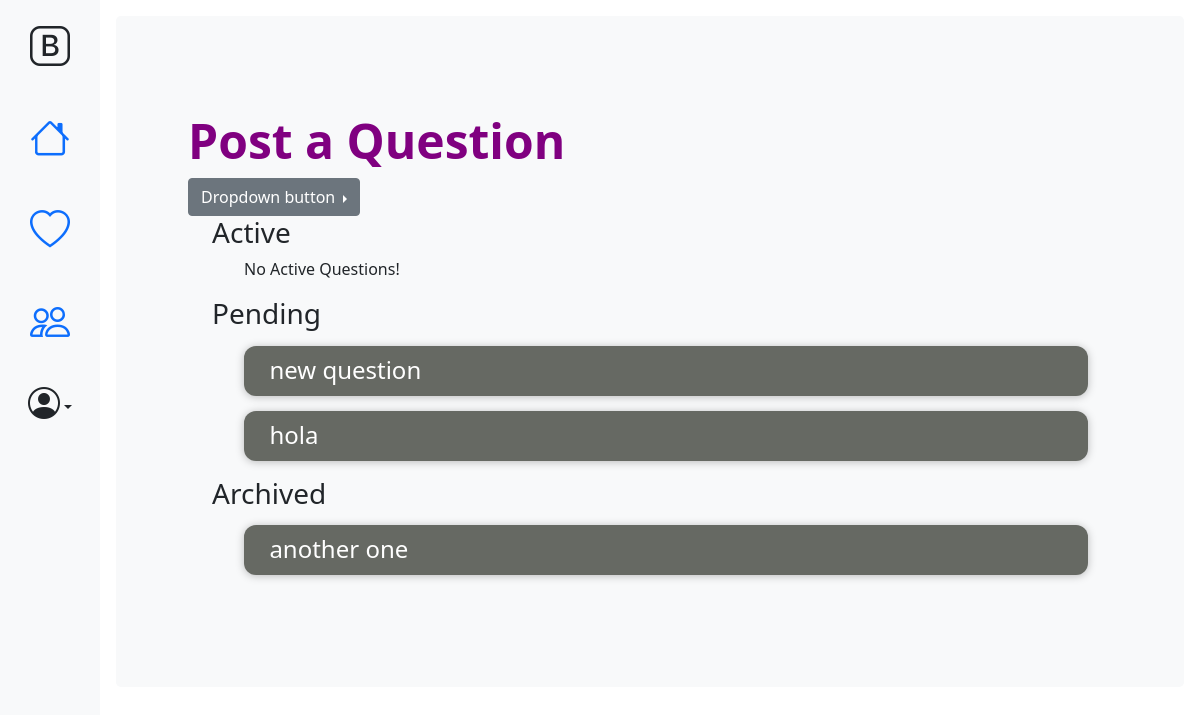
The app's page /user/ (signed in), older data.
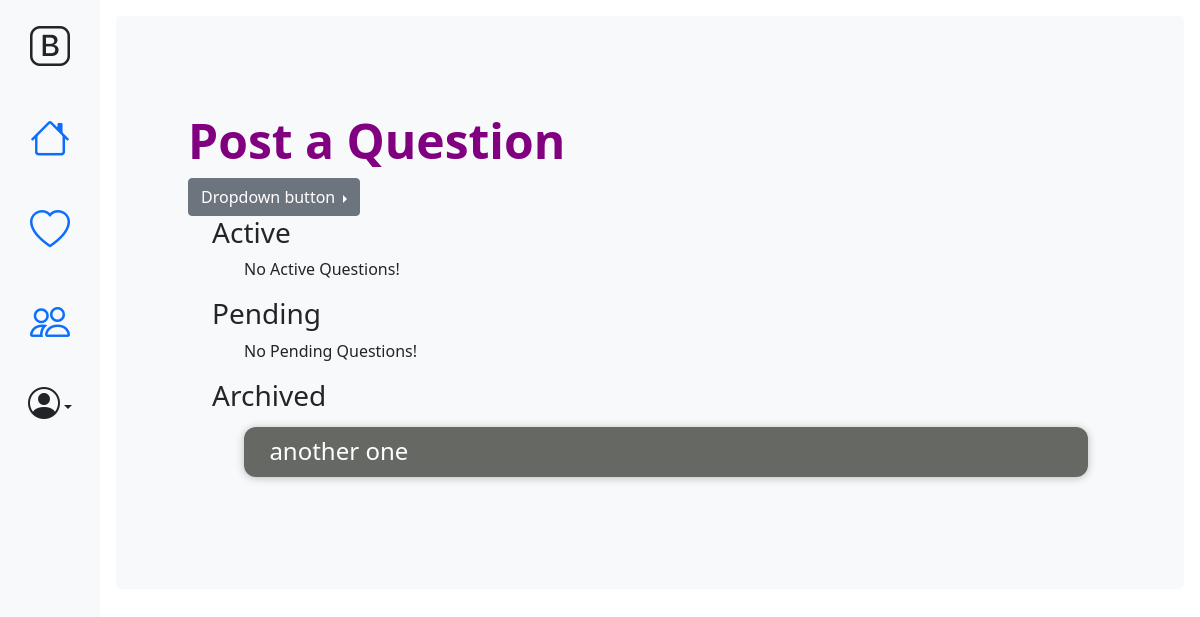
The same page, newer data.
### firstApp/models.py (models this page shows, shortened)
class Question(models.Model):
    PROGRESSTYPE = models.TextChoices('PROGRESSTYPE', 'Active Pending Archived')
    FIELDTYPE = models.TextChoices('FIELDTYPE', 'Medical Engineering Education Home General')
    title = models.CharField(max_length=200)
    author = models.ForeignKey('auth.User', on_delete=models.CASCADE, null=True)
    text = models.TextField()
    created_date = models.DateTimeField(default=timezone.now)
    price = models.PositiveIntegerField(default=1)
    field_type = models.CharField(choices=FIELDTYPE.choices, max_length=12, default="General")
    progress_type = models.CharField(choices=PROGRESSTYPE.choices, max_length=12, default="Pending")
    room = models.CharField(max_length=6, default="")

### firstApp/views.py (the view)
# urls.py: path('user/',views.HomeUserViewList.as_view(),name="home"),
class HomeUserViewList(LoginRequiredMixin,ListView):
    login_url = '/about/'
    redirect_field_name = ''
    template_name = 'firstApp/home_list.html'
    context_object_name = 'questions'
    model = Question
    def get_queryset(self):
         if self.request.user.is_authenticated:
             return Question.objects.filter(author=self.request.user)
         else:
             return Question.objects.none()
    def get_context_data(self,**kwargs):
        context = super(HomeUserViewList,self).get_context_data(**kwargs)
        context['form']=QuestionForm()
        context['active_questions']=Question.objects.filter(progress_type= 'Active',author=self.request.user)
        context['pending_questions']=Question.objects.filter(progress_type= 'Pending', author=self.request.user)
        context['archived_questions']=Question.objects.filter(progress_type= 'Archived', author=self.request.user)
        return context

### firstApp/context_processors.py (called while the page is built)
def firstContext(request):
    try:
        if request.user.is_authenticated:
            profile = get_object_or_404(UserProfileInfo,user=request.user)
            return {
                'profile': profile
            }
        return {'empty': ''}
    except:
        return {'profile':'hi'}

### firstApp/templates/firstApp/home_list.html (shortened to what this page needs)
{% extends "firstApp/base2.html" %}
{% block body_block %}
<div class="p-5 mb-4 bg-light rounded-3">
      <div class="container-fluid py-5">
        <h1 class="display-5 fw-bold color-me">Post a Question</h1>
        <div class="dropend">
          <button class="btn btn-secondary dropdown-toggle" type="button" id="dropdownMenuButton1" data-bs-toggle="dropdown" aria-expanded="false">
            Dropdown button
          </button>
        </div>
        <div class="container">
          <div class="centerstage">
            <h3>Active</h3>
            <ul>
              {% for question in active_questions %}
              <div class="whole-post" onclick="location.href='{%url 'firstApp:userRoom' slug=question.room %}'">
                <div class="question-list-item">
              <h4>{{question.title}}</h4>
              </div>
              </div>
              {%empty%}
              <p>No Active Questions!</p>
              {% endfor %}
            </ul>
          </div>
          <div class="centerstage">
            <h3>Pending</h3>
            <ul>
              {% for question in pending_questions %}
              <div class="whole-post" onclick="location.href = {{question.id}}">
                <div class="question-list-item">
              <h4>{{question.title}}</h4>
              </div>
              </div>
              {%empty%}
              <p>No Pending Questions!</p>
              {% endfor %}
            </ul>
          </div>
          <div class="centerstage">
            <h3>Archived</h3>
            <ol>
              {% for question in archived_questions %}
              <div class="whole-post" onclick="location.href = {{question.id}}">
                <div class="question-list-item">
              <h4>{{question.title}}</h4>
              </div>
              </div>
              {%empty%}
              <p>No Archived Questions!</p>
              {% endfor %}
            </ol>
          </div>
        </div>
      </div>
    </div>
{% endblock %}

Row changes from the older to the newer data that the page shows:
removed Question: title "new question", shown under "Pending"
removed Question: title "hola", shown under "Pending"
Text that changed along with them:
text now shown: "No Pending Questions!"
